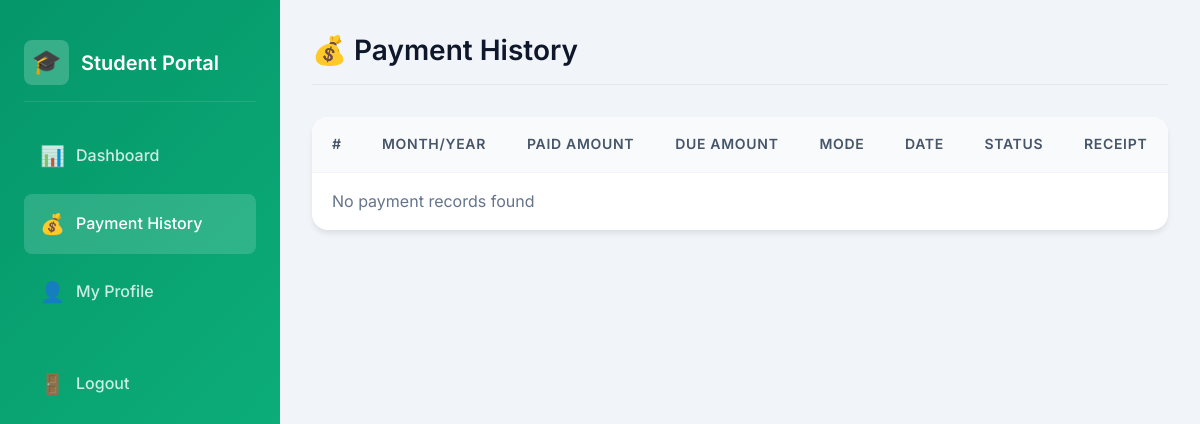
The page /student/payments/ (signed in) on the database as committed earlier.
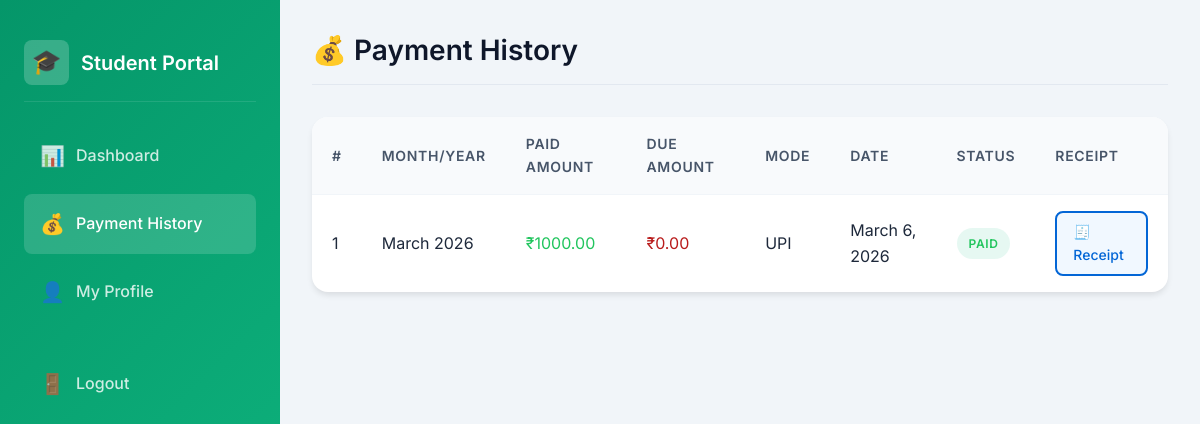
The same page on the database as committed later.
### core/models.py (models this page shows, shortened)
class StudentPayment(models.Model):
    PAYMENT_MODE_CHOICES = [
        ('Cash', 'Cash'),
        ('Bank Transfer', 'Bank Transfer'),
        ('UPI', 'UPI'),
        ('Cheque', 'Cheque'),
    ]
    STATUS_CHOICES = [
        ('Paid', 'Paid'),
        ('Pending', 'Pending'),
        ('Partial', 'Partial'),
    ]
    student = models.ForeignKey(Student, on_delete=models.CASCADE, related_name='payments')
    payment_mode = models.CharField(max_length=20, choices=PAYMENT_MODE_CHOICES, default='Cash')
    paid_amount = models.DecimalField(max_digits=10, decimal_places=2)
    due_amount = models.DecimalField(max_digits=10, decimal_places=2, default=0)
    payment_date = models.DateField()
    status = models.CharField(max_length=10, choices=STATUS_CHOICES, default='Pending')
    month = models.CharField(max_length=20)
    year = models.IntegerField()
    remarks = models.TextField(blank=True)
    created_at = models.DateTimeField(auto_now_add=True)
    class Meta:
        ordering = ['-payment_date']

### core/views.py (the view)
# urls.py: path('student/payments/', views.student_payment_history, name='student_payment_history'),
def student_payment_history(request):
    if request.session.get('user_type') != 'student':
        return redirect('student_login')
    student_id = request.session.get('student_id')
    payments = StudentPayment.objects.filter(student_id=student_id)
    return render(request, 'student/payment_history.html', {'payments': payments})

### templates/student/payment_history.html (shortened to what this page needs)
{% extends 'base.html' %}
{% block body %}
<div class="dashboard-layout">
    <aside class="sidebar" style="background: linear-gradient(135deg, #059669 0%, #10b981 100%);">
        <div class="sidebar-brand">
            <div class="brand-icon">🎓</div>
            <div>
                <h2>Student Portal</h2>
            </div>
        </div>
        <nav>
            <ul class="sidebar-nav">
                <li class="nav-item"><a href="{% url 'student_dashboard' %}" class="nav-link"><span
                            class="icon">📊</span> Dashboard</a></li>
                <li class="nav-item"><a href="{% url 'student_payment_history' %}" class="nav-link active"><span
                            class="icon">💰</span> Payment History</a></li>
                <li class="nav-item"><a href="{% url 'student_profile' %}" class="nav-link"><span class="icon">👤</span>
                        My Profile</a></li>
                <li class="nav-item" style="margin-top: 2rem;"><a href="{% url 'logout' %}" class="nav-link"><span
                            class="icon">🚪</span> Logout</a></li>
            </ul>
        </nav>
    </aside>
    <main class="main-content">
        <div class="top-header">
            <h1 class="page-title">💰 Payment History</h1>
        </div>
        <div class="table-container">
            <table class="table">
                <thead>
                    <tr>
                        <th>#</th>
                        <th>Month/Year</th>
                        <th>Paid Amount</th>
                        <th>Due Amount</th>
                        <th>Mode</th>
                        <th>Date</th>
                        <th>Status</th>
                        <th>Receipt</th>
                    </tr>
                </thead>
                <tbody>
                    {% for payment in payments %}
                    <tr>
                        <td>{{ forloop.counter }}</td>
                        <td>{{ payment.month }} {{ payment.year }}</td>
                        <td class="text-success">₹{{ payment.paid_amount }}</td>
                        <td class="text-danger">₹{{ payment.due_amount }}</td>
                        <td>{{ payment.payment_mode }}</td>
                        <td>{{ payment.payment_date }}</td>
                        <td>
                            {% if payment.status == 'Paid' %}
                            <span class="badge badge-success">Paid</span>
                            {% else %}
                            <span class="badge badge-warning">{{ payment.status }}</span>
                            {% endif %}
                        </td>
                        <td>
                            <a href="{% url 'fee_receipt' payment.pk %}" class="btn btn-sm btn-outline"
                                style="background-color: #f1f8ff; border-color: #0366d6; color: #0366d6;"
                                title="Download Receipt">🧾 Receipt</a>
                        </td>
                    </tr>
                    {% empty %}
                    <tr>
                        <td colspan="7" class="text-center text-muted p-4">No payment records found</td>
                    </tr>
                    {% endfor %}
                </tbody>
            </table>
        </div>
    </main>
</div>
{% endblock %}

### templates/base.html (shortened to what this page needs)
{% load static %}
<!DOCTYPE html>
<html lang="en">
<head>
    <link rel="stylesheet" href="{% static 'css/style.css' %}">
</head>
<body>
    {% block body %}{% endblock %}
</body>
</html>

### static/css/style.css (style rules this page uses)
:root { --primary-dark: #7f1d1d; --primary: #dc2626; --primary-light: #ef4444; --success: #22c55e; --success-light: #4ade80; --warning: #d97706; --warning-light: #f59e0b; --danger: #b91c1c; --danger-light: #dc2626; --info: #e11d48; --gold: #d97706; --gold-light: #f59e0b; --white: #ffffff; --gray-50: #f8fafc; --gray-100: #f1f5f9; --gray-200: #e2e8f0; --gray-300: #cbd5e1; --gray-400: #94a3b8; --gray-500: #64748b; --gray-600: #475569; --gray-700: #334155; --gray-800: #1e293b; --gray-900: #0f172a; --gradient-primary: linear-gradient(135deg, #7f1d1d 0%, #dc2626 100%); --gradient-success: linear-gradient(135deg, #15803d 0%, #22c55e 100%); --gradient-warning: linear-gradient(135deg, #b45309 0%, #d97706 100%); --gradient-danger: linear-gradient(135deg, #b91c1c 0%, #dc2626 100%); --shadow-sm: 0 1px 2px 0 rgba(0, 0, 0, 0.05); --shadow: 0 4px 6px -1px rgba(0, 0, 0, 0.1); --shadow-md: 0 10px 15px -3px rgba(0, 0, 0, 0.1); --shadow-lg: 0 25px 50px -12px rgba(0, 0, 0, 0.25); --shadow-glass: 0 8px 32px 0 rgba(127, 29, 29, 0.2); --radius-sm: 0.375rem; --radius: 0.5rem; --radius-md: 0.75rem; --radius-lg: 1rem; --radius-xl: 1.5rem; --transition: all 0.3s ease; --transition-fast: all 0.15s ease; }
*, *::before, *::after { box-sizing: border-box; margin: 0; padding: 0; }
body { font-family: 'Inter', 'Segoe UI', system-ui, -apple-system, sans-serif; background: var(--gray-100); color: var(--gray-800); line-height: 1.6; min-height: 100vh; }
a { text-decoration: none; color: inherit; }
h1, h2, h3, h4, h5, h6 { font-weight: 600; line-height: 1.3; color: var(--gray-900); }
h1 { font-size: 2.25rem; }
h2 { font-size: 1.875rem; }
.dashboard-layout { display: flex; min-height: 100vh; }
.sidebar { width: 280px; background: var(--gradient-primary); color: var(--white); padding: 1.5rem; position: fixed; height: 100vh; overflow-y: auto; z-index: 100; }
.sidebar-brand { display: flex; align-items: center; gap: 0.75rem; padding: 1rem 0; border-bottom: 1px solid rgba(255, 255, 255, 0.1); margin-bottom: 1.5rem; }
.sidebar-brand h2 { color: var(--white); font-size: 1.25rem; }
.sidebar-brand .brand-icon { width: 45px; height: 45px; background: rgba(255, 255, 255, 0.2); border-radius: var(--radius); display: flex; align-items: center; justify-content: center; font-size: 1.5rem; }
.sidebar-nav { list-style: none; }
.nav-item { margin-bottom: 0.5rem; }
.nav-link { display: flex; align-items: center; gap: 0.75rem; padding: 0.875rem 1rem; border-radius: var(--radius); color: rgba(255, 255, 255, 0.8); transition: var(--transition); font-weight: 500; }
.nav-link:hover, .nav-link.active { background: rgba(255, 255, 255, 0.15); color: var(--white); }
.nav-link .icon { font-size: 1.25rem; width: 24px; text-align: center; }
.main-content { flex: 1; margin-left: 280px; padding: 2rem; }
.top-header { display: flex; justify-content: space-between; align-items: center; margin-bottom: 2rem; padding-bottom: 1rem; border-bottom: 1px solid var(--gray-200); }
.page-title { font-size: 1.75rem; color: var(--gray-900); }
.table-container { overflow-x: auto; background: var(--white); border-radius: var(--radius-lg); box-shadow: var(--shadow); }
.table { width: 100%; border-collapse: collapse; }
.table th, .table td { padding: 1rem 1.25rem; text-align: left; border-bottom: 1px solid var(--gray-100); }
.table th { background: var(--gray-50); font-weight: 600; font-size: 0.875rem; color: var(--gray-600); text-transform: uppercase; letter-spacing: 0.05em; }
.table tbody tr { transition: var(--transition-fast); }
.table tbody tr:last-child td { border-bottom: none; }
.btn { display: inline-flex; align-items: center; justify-content: center; gap: 0.5rem; padding: 0.75rem 1.5rem; border-radius: var(--radius); font-weight: 500; font-size: 0.9375rem; cursor: pointer; border: none; transition: var(--transition); text-decoration: none; }
.btn-outline { background: transparent; border: 2px solid var(--primary); color: var(--primary); }
.btn-sm { padding: 0.5rem 1rem; font-size: 0.875rem; }
.badge { display: inline-flex; align-items: center; padding: 0.375rem 0.75rem; border-radius: 9999px; font-size: 0.75rem; font-weight: 600; text-transform: uppercase; letter-spacing: 0.05em; }
.badge-success { background: rgba(16, 185, 129, 0.1); color: var(--success); }
.text-success { color: var(--success); }
.text-danger { color: var(--danger); }

Rows that differ between the two databases and show on the page:
added StudentPayment: month "March", year "2026", paid_amount "1000.00", due_amount "0.00", payment_mode "UPI", payment_date "March 6, 2026", status "PAID"
Other text that changed with them:
text no longer shown: "No payment records found"
